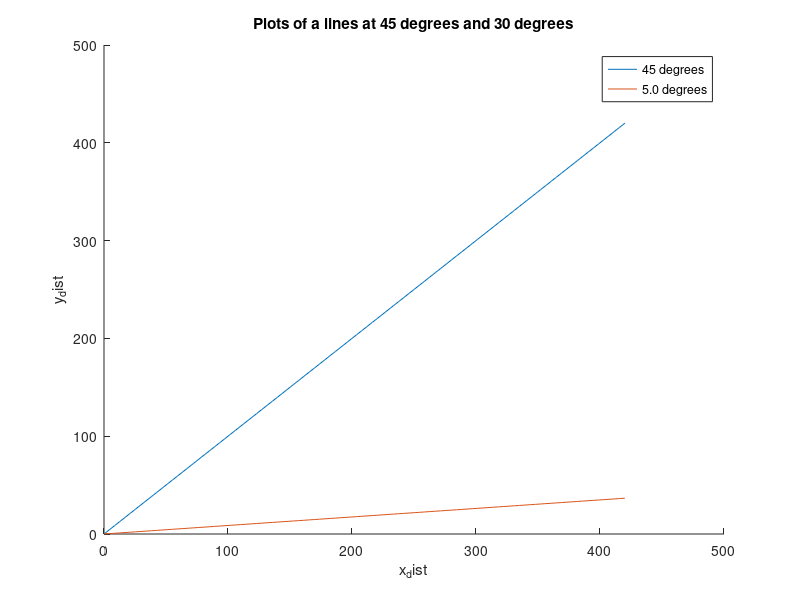

Reproduce this figure in MATLAB.
clc; clear; close all;

angle = input("Enter an angle in degrees: ")

time_in_air = 14;

time = linspace(0, time_in_air, 100);
x_vel = 30;
y_vel = 30;


x_dist = x_vel*time;
y_dist = y_vel*time;

figure %The next plot will in a new figure
hold on  % Keep the plot open and put next plot in same figure

plot(x_dist, y_dist)

slope = sind(angle);
y_dist = slope*y_vel*time;

%figure %The next plot will in a new figure
plot(x_dist, y_dist)

title("Plots of a lines at 45 degrees and 30 degrees")

xlabel("x_dist")
ylabel("y_dist")

legend_str = sprintf("%.1f degrees", angle) % loop up format specifiers for more info on %f %.1f (1 decimal place) etc...
legend("45 degrees", legend_str)

hold off
